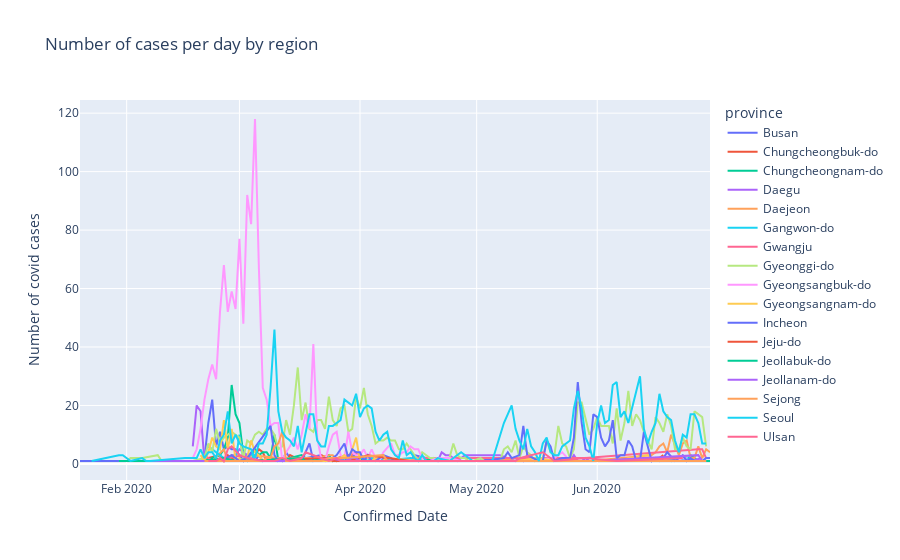

Notebook code for this chart:
### Code cell
# Plot confirmed cases each day by province
df = patient_date_region_df.reset_index()
px.line(
    df,
    x="confirmed_date",
    y="patient_id",
    color="province",
    labels={"confirmed_date": "Confirmed Date", "patient_id": "Number of covid cases"},
    title="Number of cases per day by region",
)
